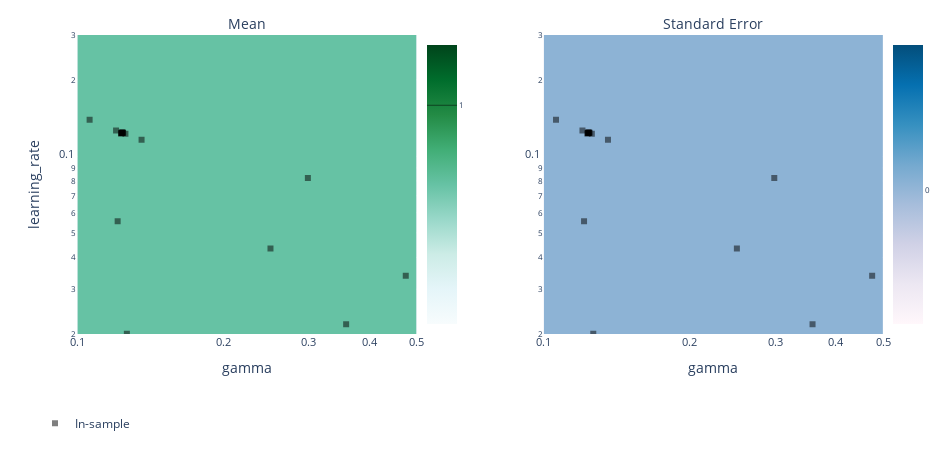

The notebook cell this image was saved under:
### Code cell
from ax.plot.contour import plot_contour
from ax.utils.notebook.plotting import render, init_notebook_plotting

render(plot_contour(model=gpei, param_x='gamma', param_y='learning_rate', metric_name='accuracy', relative=False))

### Figure 1 — Plotly figure (JSON) as saved in the notebook; plotly's stock layout.template omitted (floating-point values rounded to 4 significant figures; data arrays with more than 128 entries replaced by an {"elided": "..."} marker saying what was removed)
{"data": [{"autocolorscale": false, "autocontour": true, "colorbar": {"tickfont": {"size": 8}, "ticksuffix": "", "x": 0.45, "y": 0.5}, "colorscale": [[0, "rgb(247,252,253)"], [0.125, "rgb(229,245,249)"], [0.25, "rgb(204,236,230)"], [0.375, "rgb(153,216,201)"], [0.5, "rgb(102,194,164)"], [0.625, "rgb(65,174,118)"], [0.75, "rgb(35,139,69)"], [0.875, "rgb(0,109,44)"], [1, "rgb(0,68,27)"]], "contours": {"coloring": "heatmap"}, "hoverinfo": "x+y+z", "ncontours": 25, "type": "contour", "x": [0.1, 0.1033, 0.1068, 0.1104, 0.114, 0.1178, 0.1218, 0.1258, 0.1301, 0.1344, 0.1389, 0.1435, 0.1483, 0.1533, 0.1584, 0.1637, 0.1691, 0.1748, 0.1806, 0.1867, 0.1929, 0.1993, 0.206, 0.2129, 0.22, 0.2273, 0.2349, 0.2427, 0.2508, 0.2592, 0.2679, 0.2768, 0.2861, 0.2956, 0.3055, 0.3157, 0.3262, 0.3371, 0.3484, 0.36, 0.372, 0.3845, 0.3973, 0.4106, 0.4243, 0.4384, 0.4531, 0.4682, 0.4838, 0.5], "xaxis": "x", "y": [0.02, 0.02114, 0.02234, 0.02361, 0.02495, 0.02637, 0.02786, 0.02945, 0.03112, 0.03289, 0.03476, 0.03673, 0.03882, 0.04103, 0.04336, 0.04582, 0.04842, 0.05118, 0.05408, 0.05716, 0.0604, 0.06384, 0.06746, 0.0713, 0.07535, 0.07963, 0.08415, 0.08894, 0.09399, 0.09933, 0.105, 0.1109, 0.1172, 0.1239, 0.1309, 0.1384, 0.1463, 0.1546, 0.1633, 0.1726, 0.1824, 0.1928, 0.2038, 0.2153, 0.2276, 0.2405, 0.2542, 0.2686, 0.2839, 0.3], "yaxis": "y", "z": {"elided": "50x50 float values"}, "zauto": true, "zmax": 0.7162, "zmin": -0.7162}, {"autocolorscale": false, "autocontour": true, "colorbar": {"tickfont": {"size": 8}, "ticksuffix": "", "x": 1, "y": 0.5}, "colorscale": [[0, "rgb(255,247,251)"], [0.1429, "rgb(236,231,242)"], [0.2857, "rgb(208,209,230)"], [0.4286, "rgb(166,189,219)"], [0.5714, "rgb(116,169,207)"], [0.7143, "rgb(54,144,192)"], [0.8571, "rgb(5,112,176)"], [1, "rgb(3,78,123)"]], "contours": {"coloring": "heatmap"}, "hoverinfo": "x+y+z", "ncontours": 25, "type": "contour", "x": [0.1, 0.1033, 0.1068, 0.1104, 0.114, 0.1178, 0.1218, 0.1258, 0.1301, 0.1344, 0.1389, 0.1435, 0.1483, 0.1533, 0.1584, 0.1637, 0.1691, 0.1748, 0.1806, 0.1867, 0.1929, 0.1993, 0.206, 0.2129, 0.22, 0.2273, 0.2349, 0.2427, 0.2508, 0.2592, 0.2679, 0.2768, 0.2861, 0.2956, 0.3055, 0.3157, 0.3262, 0.3371, 0.3484, 0.36, 0.372, 0.3845, 0.3973, 0.4106, 0.4243, 0.4384, 0.4531, 0.4682, 0.4838, 0.5], "xaxis": "x2", "y": [0.02, 0.02114, 0.02234, 0.02361, 0.02495, 0.02637, 0.02786, 0.02945, 0.03112, 0.03289, 0.03476, 0.03673, 0.03882, 0.04103, 0.04336, 0.04582, 0.04842, 0.05118, 0.05408, 0.05716, 0.0604, 0.06384, 0.06746, 0.0713, 0.07535, 0.07963, 0.08415, 0.08894, 0.09399, 0.09933, 0.105, 0.1109, 0.1172, 0.1239, 0.1309, 0.1384, 0.1463, 0.1546, 0.1633, 0.1726, 0.1824, 0.1928, 0.2038, 0.2153, 0.2276, 0.2405, 0.2542, 0.2686, 0.2839, 0.3], "yaxis": "y2", "z": {"elided": "50x50 float values"}}, {"hoverinfo": "text", "legendgroup": "In-sample", "marker": {"color": "black", "opacity": 0.5, "symbol": 1}, "mode": "markers", "name": "In-sample", "text": ["0_0", "1_0", "2_0", "3_0", "4_0", "5_0", "6_0", "7_0", "8_0", "9_0", "10_0", "11_0", "12_0", "13_0", "14_0", "15_0", "16_0", "17_0", "18_0"], "type": "scatter", "x": [0.4749, 0.2985, 0.121, 0.124, 0.25, 0.106, 0.1356, 0.1201, 0.1256, 0.1232, 0.1234, 0.1234, 0.123, 0.1233, 0.1242, 0.1236, 0.1265, 0.3579, 0.124], "xaxis": "x", "y": [0.03391, 0.08214, 0.05554, 0.1237, 0.0434, 0.1393, 0.1161, 0.1263, 0.1227, 0.1233, 0.1241, 0.1239, 0.123, 0.1235, 0.1237, 0.1236, 0.02004, 0.02183, 0.1238], "yaxis": "y"}, {"hoverinfo": "text", "legendgroup": "In-sample", "marker": {"color": "black", "opacity": 0.5, "symbol": 1}, "mode": "markers", "name": "In-sample", "showlegend": false, "text": ["0_0", "1_0", "2_0", "3_0", "4_0", "5_0", "6_0", "7_0", "8_0", "9_0", "10_0", "11_0", "12_0", "13_0", "14_0", "15_0", "16_0", "17_0", "18_0"], "type": "scatter", "x": [0.4749, 0.2985, 0.121, 0.124, 0.25, 0.106, 0.1356, 0.1201, 0.1256, 0.1232, 0.1234, 0.1234, 0.123, 0.1233, 0.1242, 0.1236, 0.1265, 0.3579, 0.124], "xaxis": "x2", "y": [0.03391, 0.08214, 0.05554, 0.1237, 0.0434, 0.1393, 0.1161, 0.1263, 0.1227, 0.1233, 0.1241, 0.1239, 0.123, 0.1235, 0.1237, 0.1236, 0.02004, 0.02183, 0.1238], "yaxis": "y2"}], "layout": {"annotations": [{"font": {"size": 14}, "showarrow": false, "text": "Mean", "x": 0.25, "xanchor": "center", "xref": "paper", "y": 1, "yanchor": "bottom", "yref": "paper"}, {"font": {"size": 14}, "showarrow": false, "text": "Standard Error", "x": 0.8, "xanchor": "center", "xref": "paper", "y": 1, "yanchor": "bottom", "yref": "paper"}], "autosize": false, "height": 450, "hovermode": "closest", "legend": {"orientation": "h", "x": 0, "y": -0.25}, "margin": {"b": 100, "l": 35, "pad": 0, "r": 35, "t": 35}, "width": 950, "xaxis": {"anchor": "y", "autorange": false, "domain": [0.05, 0.45], "exponentformat": "e", "range": [-1, -0.301], "tickfont": {"size": 11}, "tickmode": "auto", "title": {"text": "gamma"}, "type": "log"}, "xaxis2": {"anchor": "y2", "autorange": false, "domain": [0.6, 1], "exponentformat": "e", "range": [-1, -0.301], "tickfont": {"size": 11}, "tickmode": "auto", "title": {"text": "gamma"}, "type": "log"}, "yaxis": {"anchor": "x", "autorange": false, "domain": [0, 1], "exponentformat": "e", "range": [-1.699, -0.5229], "tickfont": {"size": 11}, "tickmode": "auto", "title": {"text": "learning_rate"}, "type": "log"}, "yaxis2": {"anchor": "x2", "autorange": false, "domain": [0, 1], "exponentformat": "e", "range": [-1.699, -0.5229], "tickfont": {"size": 11}, "tickmode": "auto", "type": "log"}}}
